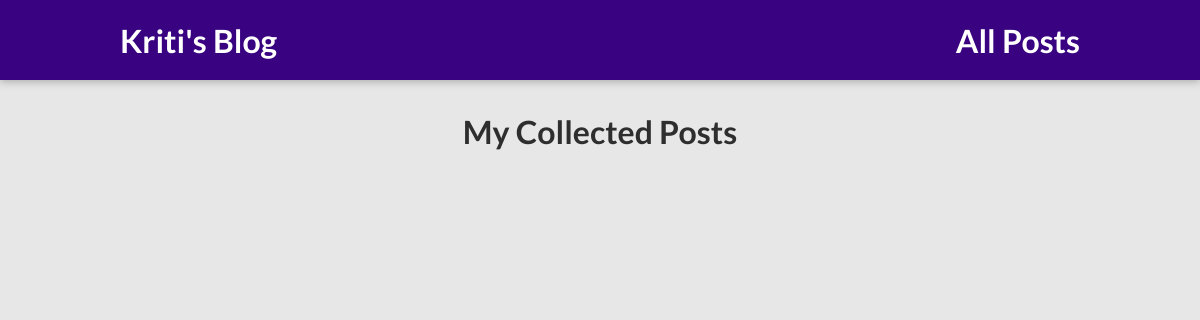
Page /posts on the earlier database version.
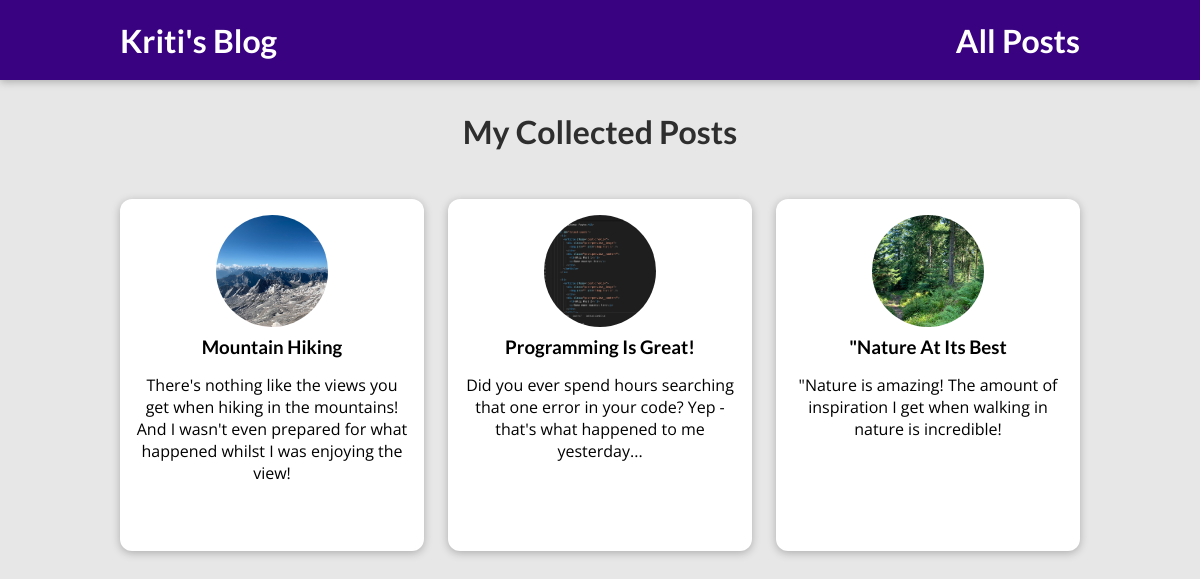
Same page on the later database version.
### blog/models.py (models this page shows)
class Post(models.Model):
    title = models.CharField(max_length=50)
    excerpt = models.CharField(max_length=150)
    image_name = models.CharField(max_length=100)
    date=models.DateField(auto_now=True)
    slug=models.SlugField(unique=True, db_index=True)
    content=models.TextField(validators=[MinLengthValidator(10)])
    author= models.ForeignKey(Author,on_delete=models.SET_NULL,null=True,related_name="posts")
    tags= models.ManyToManyField(Tag)

### blog/views.py (the view)
# urls.py: path("posts",views.posts, name= "posts-page"),
def posts(request):
    return render(request, "blog/all-posts.html", {
        "all_posts" : all_posts
    })

### blog/templates/blog/all-posts.html (shortened to what this page needs)
{% extends "base.html" %}
{% load static %}
{% block css_files%}
    <link rel="stylesheet" href="{% static "blog/posts.css" %}" />
    <link rel="stylesheet" href="{% static "blog/all-posts.css" %}" />
{% endblock %}
{% block content %}
<section id ="all-posts">
        <h2>My Collected Posts</h2>
        <ul>
            {% for post in all_posts %}
             {% include "blog/includes/post.html" %}
            {% endfor %}
        </ul>
{% endblock %}

### blog/templates/blog/includes/post.html
{% load static %}
<li>
    <article class="post">
         <a href="{% url "post-detail-page" post.slug %}">
             <img src="{% static "blog/images/"|add:post.image_name %}" alt="{{ post.title }}"/>
             <div class="post__content">
                 <h3>{{ post.title }}</h3>
                 <p>{{ post.excerpt }}</p>
             </div>
        </a>
    </article>
</li>

Differences in the rows shown:
added Post: image_name (picture), title "Mountain Hiking", excerpt "There's nothing like the views you get when hiking in the mountains! And I wasn't even prepared for what happened whilst I was enjoying the view!"
added Post: image_name (picture), title "Programming Is Great!", excerpt "Did you ever spend hours searching that one error in your code? Yep - that's what happened to me yesterday..."
added Post: image_name (picture), title "\"Nature At Its Best", excerpt "\"Nature is amazing! The amount of inspiration I get when walking in nature is incredible!"
